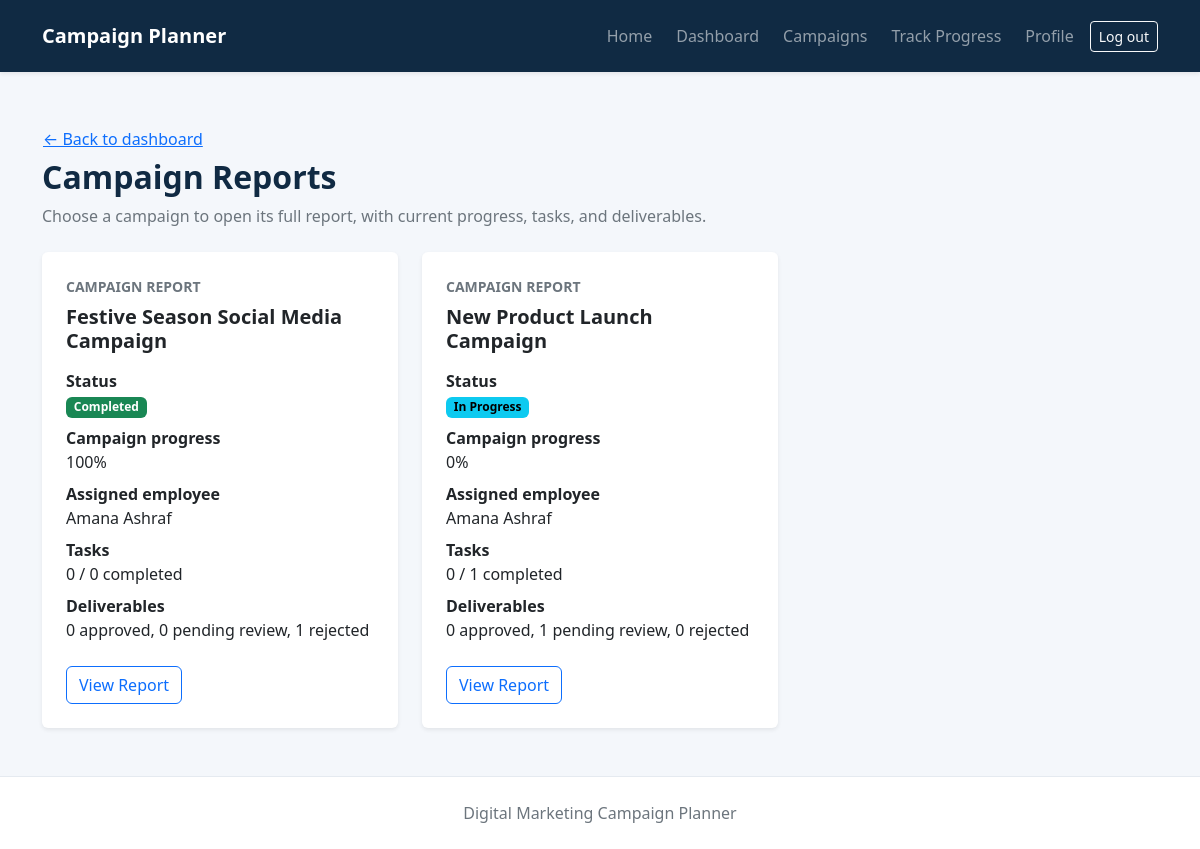
/client/reports/ (signed in), run on the app's committed database.
### campaigns/models.py (models this page shows, shortened)
class Campaign(models.Model):
    class Status(models.TextChoices):
        PENDING = "pending", "Pending"
        APPROVED = "approved", "Approved"
        REJECTED = "rejected", "Rejected"
        IN_PROGRESS = "in_progress", "In Progress"
        COMPLETED = "completed", "Completed"
    client = models.ForeignKey(
        settings.AUTH_USER_MODEL,
        on_delete=models.CASCADE,
        related_name="campaigns",
    )
    name = models.CharField(max_length=200)
    description = models.TextField()
    campaign_type = models.CharField(max_length=100, blank=True)
    product_service_name = models.CharField("Product / Service Name", max_length=255, blank=True)
    target_audience = models.CharField(max_length=255, blank=True)
    platforms = models.CharField(max_length=255, blank=True)
    campaign_goal = models.TextField(blank=True)
    budget = models.DecimalField(max_digits=12, decimal_places=2, null=True, blank=True)
    start_date = models.DateField(null=True, blank=True)
    end_date = models.DateField(null=True, blank=True)
    assigned_employee = models.ForeignKey(
        EmployeeProfile,
        on_delete=models.SET_NULL,
        related_name="assigned_campaigns",
        null=True,
        blank=True,
    )
    progress_percentage = models.PositiveSmallIntegerField(
        default=0,
        validators=(MinValueValidator(0), MaxValueValidator(100)),
    )
    status = models.CharField(
        max_length=20,
        choices=Status.choices,
        default=Status.PENDING,
    )
    created_at = models.DateTimeField(auto_now_add=True)
    updated_at = models.DateTimeField(auto_now=True)
    is_archived = models.BooleanField(default=False)
    class Meta:
        ordering = ("-created_at",)

class EmployeeProfile(models.Model):
    user = models.OneToOneField(
        settings.AUTH_USER_MODEL,
        on_delete=models.CASCADE,
        related_name="employee_profile",
    )
    job_title = models.CharField(max_length=100, blank=True)
    phone = models.CharField(max_length=30, blank=True)
    def __str__(self):
        return self.user.get_full_name() or self.user.username

### campaigns/views.py (the view)
# urls.py: path('client/reports/', views.client_reports, name='client_reports'),
@client_required
@require_GET
def client_reports(request):
    current_ids = Deliverable.objects.with_current_version().filter(has_newer_version=False).values("pk")
    current_versions = Q(deliverables__pk__in=current_ids)
    campaigns = _with_task_counts(_client_campaigns(request.user)).annotate(
        total_deliverables=Count("deliverables", filter=current_versions, distinct=True),
        approved_deliverables=Count(
            "deliverables", filter=current_versions & Q(deliverables__approval_status=Deliverable.ApprovalStatus.APPROVED),
            distinct=True,
        ),
        pending_deliverables=Count(
            "deliverables", filter=current_versions & Q(deliverables__approval_status=Deliverable.ApprovalStatus.PENDING),
            distinct=True,
        ),
        rejected_deliverables=Count(
            "deliverables", filter=current_versions & Q(deliverables__approval_status=Deliverable.ApprovalStatus.REJECTED),
            distinct=True,
        ),
        changes_requested_deliverables=Count(
            "deliverables", filter=current_versions & Q(deliverables__approval_status=Deliverable.ApprovalStatus.CHANGES_REQUESTED), distinct=True,
        ),
        revision_count=Count("deliverables", filter=Q(deliverables__original__isnull=False), distinct=True),
    )
    return render(request, "campaigns/client_reports.html", {"campaigns": campaigns})

### campaigns/models.py (called while the page is built)
    def with_current_version(self):
        newer_versions = self.model.objects.filter(
            campaign_id=models.OuterRef("campaign_id"), version__gt=models.OuterRef("version"),
        ).filter(models.Q(original_id=models.OuterRef("pk")) |
                 models.Q(original_id=models.OuterRef("original_id")))
        return self.annotate(has_newer_version=models.Exists(newer_versions))

### campaigns/views.py (called while the page is built)
def is_client(user):
    return (
        user.is_authenticated
        and not user.is_staff
        and not user.is_superuser
        and not hasattr(user, "employee_profile")
    )

def _client_campaigns(user):
    return Campaign.objects.filter(client=user).select_related("assigned_employee__user")

def _with_task_counts(campaigns):
    return campaigns.annotate(
        total_tasks=Count("tasks", distinct=True),
        completed_tasks=Count("tasks", filter=Q(tasks__status=Task.Status.COMPLETED), distinct=True),
    )

### .dist/final-controlled-enhancement/source-before/campaigns/templates/campaigns/client_reports.html (shortened to what this page needs)
{% extends 'campaigns/base.html' %}
{% block content %}
<main class="py-5">
    <div class="container">
        <a class="btn btn-link px-0" href="{% url 'client_dashboard' %}">&larr; Back to dashboard</a>
        <h1 class="h2 fw-bold">Campaign Reports</h1>
        <p class="text-secondary mb-4">Choose a campaign to open its full report, with current progress, tasks, and deliverables.</p>
        <div class="row g-4">
            {% for campaign in campaigns %}
                <div class="col-md-6 col-xl-4">
                    <article class="card h-100 border-0 shadow-sm" aria-labelledby="report-campaign-{{ campaign.id }}">
                        <div class="card-body p-4 d-flex flex-column">
                            <p class="text-uppercase text-secondary small fw-semibold mb-2">Campaign report</p>
                            <h2 class="h5 fw-bold text-break mb-3" id="report-campaign-{{ campaign.id }}">{{ campaign.name }}</h2>
                            <dl class="mb-4">
                                <dt>Status</dt><dd>{% include 'campaigns/includes/status_badge.html' with status=campaign.status label=campaign.get_status_display only %}</dd>
                                <dt>Campaign progress</dt><dd>{{ campaign.progress_percentage }}%</dd>
                                <dt>Assigned employee</dt><dd class="text-break">{{ campaign.assigned_employee|default:"Not assigned" }}</dd>
                                <dt>Tasks</dt><dd>{{ campaign.completed_tasks }} / {{ campaign.total_tasks }} completed</dd>
                                <dt>Deliverables</dt><dd class="mb-0">{% if campaign.total_deliverables %}{{ campaign.approved_deliverables }} approved, {{ campaign.pending_deliverables }} pending review, {{ campaign.rejected_deliverables }} rejected{% else %}No deliverables uploaded yet.{% endif %}</dd>
                            </dl>
                            <a class="btn btn-outline-primary align-self-start mt-auto" href="{% url 'client_campaign_report' campaign.id %}" aria-label="View report: {{ campaign.name }}">View Report</a>
                        </div>
                    </article>
                </div>
            {% empty %}
                <div class="col-12"><div class="card border-0 shadow-sm"><div class="card-body text-center text-secondary py-5">No campaign reports available yet.</div></div></div>
            {% endfor %}
        </div>
    </div>
</main>
{% endblock %}

### .dist/final-controlled-enhancement/source-before/campaigns/templates/campaigns/includes/status_badge.html
<span class="badge {% if status == 'completed' %}text-bg-success{% elif status == 'approved' %}text-bg-primary{% elif status == 'in_progress' %}text-bg-info{% elif status == 'rejected' %}text-bg-danger{% elif status == 'pending' %}text-bg-warning{% else %}text-bg-secondary{% endif %} {{ extra_classes }}">{{ label }}</span>

### campaigns/static/campaigns/css/home.css (style rules this page uses)
:root { --brand-dark: #102a43; --brand-primary: #2563eb; --brand-accent: #22c55e; --page-background: #f4f7fb; }
body { background: var(--page-background); color: var(--brand-dark); font-family: system-ui, -apple-system, "Segoe UI", sans-serif; }

### data on the page
Campaign: name "Festive Season Social Media Campaign", status "Completed", progress_percentage "100", assigned_employee "Amana Ashraf", completed_tasks "0", total_tasks "0", approved_deliverables "0", pending_deliverables "0", rejected_deliverables "1"
Campaign: name "New Product Launch Campaign", label "In Progress", progress_percentage "0", assigned_employee "Amana Ashraf", completed_tasks "0", total_tasks "1", approved_deliverables "0", pending_deliverables "1", rejected_deliverables "0"
